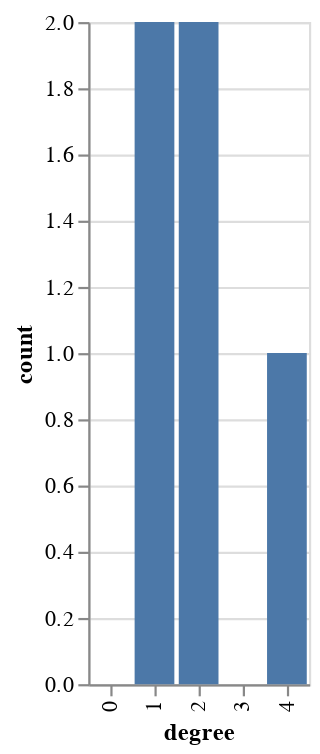

Here is the notebook cell this chart was saved with:
### Code cell
import altair as alt
alt.renderers.enable('default')
alt.Chart(df).mark_bar().encode(x='degree:N', y='count')

### Figure 1 — Vega-Lite specification as saved in the notebook (floating-point values rounded to 4 significant figures)
{"config": {"view": {"continuousWidth": 400, "continuousHeight": 300}}, "data": {"name": "data-706ebbe0d2b657a8a04c6de812d2aad6"}, "mark": "bar", "encoding": {"x": {"field": "degree", "type": "nominal"}, "y": {"field": "count", "type": "quantitative"}}, "$schema": "https://vega.github.io/schema/vega-lite/v4.17.0.json", "datasets": {"data-706ebbe0d2b657a8a04c6de812d2aad6": [{"degree": 0, "count": 0}, {"degree": 1, "count": 2}, {"degree": 2, "count": 2}, {"degree": 3, "count": 0}, {"degree": 4, "count": 1}]}}
